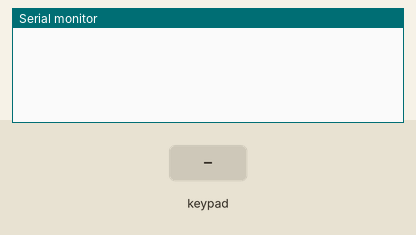
Bench run of a sketch on a simulated Arduino Uno, built with avr-gcc and run on an emulated ATmega328P. On the bench: the last lines printed to the serial monitor. The inputs (shaded band) are chosen by the test bench.

Above: at 1.2 s.
1.3 s: key '1' pressed
At 2.4 s:
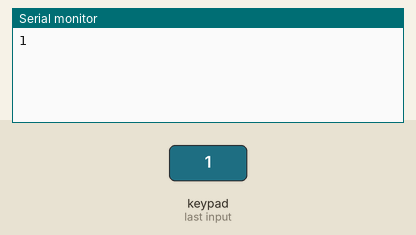
2.8 s: keypad keys 3 2 1 0 # pressed 0.4 s apart
At 4.9 s:
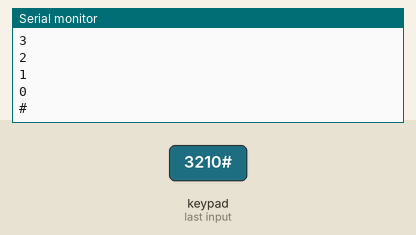
6.3 s: key '*' pressed
At 7.5 s:
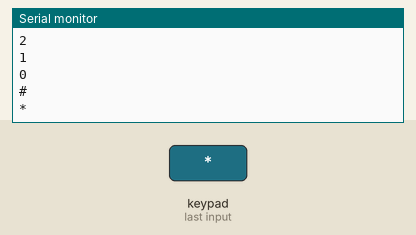
7.8 s: keypad keys 7 6 5 pressed 0.4 s apart
At 9.2 s:
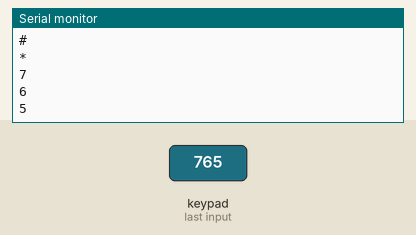
Timing chart, 0 to 10.8 s (numbered marks = the images above; inputs shaded):
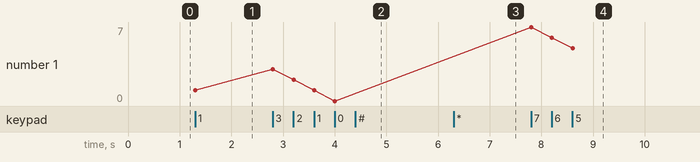

Measured:
- after the input at 1.3 s, the serial monitor: prints a new line at once (image 1)
- after the input at 2.8 s, the serial monitor: prints a new line at once (image 2)
- after the input at 6.3 s, the serial monitor: prints a new line at once (image 3)
- after the input at 7.8 s, the serial monitor: prints a new line at once (image 4)
- plotted number 1: 1 → 0 after the input at 2.8 s, 0 → 5 after the input at 7.8 s

The sketch:

teclado.ino
```cpp
#include <Keypad.h>

const byte filas = 4;
const byte columnas = 3;

char teclado[filas][columnas] = {
  {'1','2','3'},
  {'4','5','6'},
  {'7','8','9'},
  {'#','0','*'}
};
byte filaPin[filas] = {3, 2, 1, 0};
byte colPin[columnas] = {7, 6, 5};


Keypad teclas = Keypad( makeKeymap(teclado), filaPin, colPin, filas, columnas);

void setup(){
  Serial.begin(9600);
}

void loop(){
  char tecla = teclas.getKey();

  if (tecla){
    Serial.println(tecla);
  }
}
```
